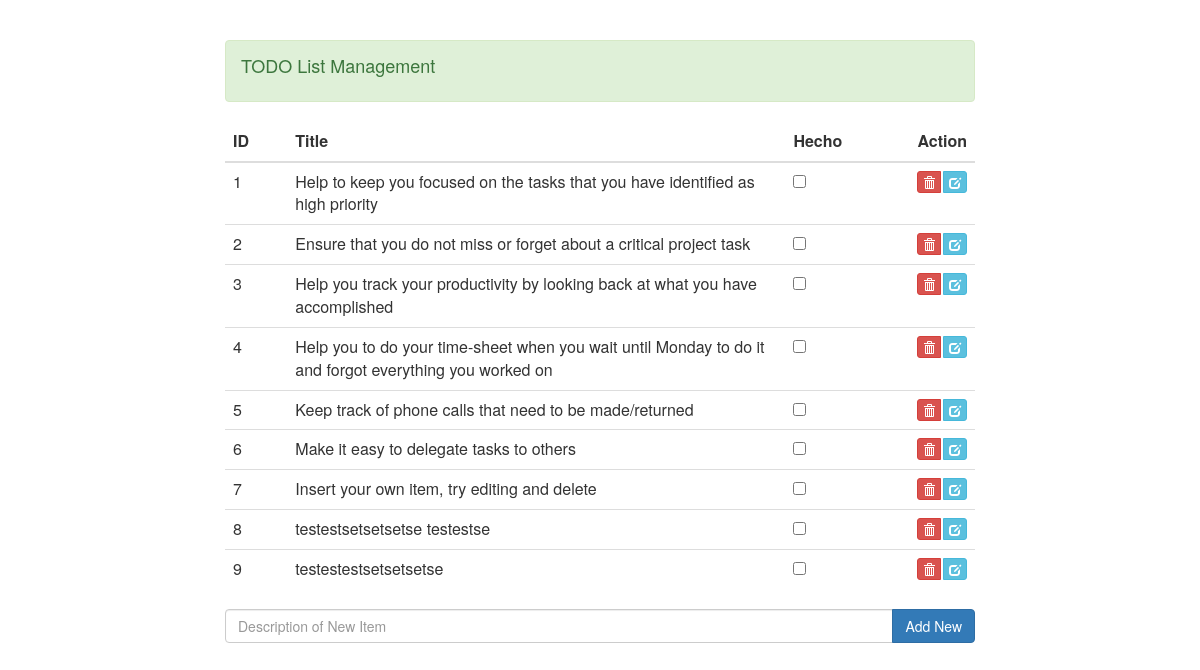
The page / on the database its author committed.
### tables this page shows
CREATE TABLE `todo` (
  `id` int(11) NOT NULL,
  `description` text NOT NULL,
  `status` tinyint(4) NOT NULL COMMENT '0 for not completed, 1 for completed, 2 for hidden',
  `date_time` datetime NOT NULL
);

### list.php (the view, shortened to what this page needs)
<?php
$host = 'localhost';
$username = 'root';
$password = '';
$database = 'dm';
$dbconfig = mysqli_connect($host,$username,$password,$database) or die("An Error occured while connecting to the database");
?>
<?php
$result=mysqli_query($dbconfig,"SELECT * FROM todo");
?>
<table class="table" id=todoListTable>
	<thead>
		<th class="col-md-1">ID</th>
		<th class="col-md-8">Title</th>
		<th class="col-md-1">Hecho</th>
		<th class="col-md-2"> <div class="pull-right">Action</div></th>
	</thead>
	<tbody>
		<?php $i=1;?>
		<?php while($res = mysqli_fetch_assoc($result)){?>
		<tr>
			<td class="col-md-1"><?=$i;$i++;?></td>
			<td class="col-md-8"><?=$res['description']?></td>
			<td class="col-md-1"><input type="checkbox" align='center'></td>
			<td class="col-md-2">
				<div class="btn-group pull-right">
				<a title="Delete" class="btn btn-danger btn-xs delete-button" id="delete_<?=$res['id']?>" onclick="DeleteItem(<?=$res['id']?>);"><span class='glyphicon glyphicon-trash'></span></a>
				<a style="margin-left: 2px" title="Edit" class="btn btn-info btn-xs edit-button" id="edit_<?=$res['id']?>" onclick="checks(<?=$res['id']?>,'<?=$res['description']?>');"><span class='glyphicon glyphicon-edit'></span></a>
				</div>
			</td>
		</tr>
		<?php }?>
	</tbody>
</table>

### index.php (shortened to what this page needs)
<html>
<head>
  <link rel="stylesheet" href="https://maxcdn.bootstrapcdn.com/bootstrap/3.3.6/css/bootstrap.min.css">
  <link rel="stylesheet" type="text/css" href="alertify/css/alertify.core.css">
  <link rel="stylesheet" type="text/css" href="alertify/css/alertify.default.css">
  <link rel="stylesheet" type="text/css" href="css/custom.css">
</head>
<body>
  <br><br>
  <div class="container" >
    <div class="row">
      <div class="col-md-8 col-md-offset-2">
        <div class="alert alert-success" role="alert">
           <h4>TODO List Management</h4>
        </div>
      </div>
    </div>
    <div class="row">
      <div id="list" class="col-md-8 col-md-offset-2">
        <?php include 'list.php' ?>
      </div>
    </div>
    <div class="row">
      <div class="col-md-8 col-md-offset-2">
        <div class="input-group">
          <input type="text" class="form-control" id="txtNewItem" placeholder="Description of New Item">
          <span class="input-group-btn">
            <button class="btn btn-primary" id="addButton" onclick="return validateForm();" type="button">Add New</button>
          </span>
        </div>
      </div>
    </div>
  </div>
  </body>
  </html>

### css/custom.css (style rules this page uses)
a > .glyphicon { margin-top: 3px!important; margin-bottom: 3px!important; }

### rows shown on the page
todo: description "Help to keep you focused on the tasks that you have identified as high priority"
todo: description "Ensure that you do not miss or forget about a critical project task"
todo: description "Help you track your productivity by looking back at what you have accomplished"
todo: description "Help you to do your time-sheet when you wait until Monday to do it and forgot everything you worked on"
todo: description "Keep track of phone calls that need to be made/returned"
todo: description "Make it easy to delegate tasks to others"
todo: description "Insert your own item, try editing and delete"
todo: description "testestsetsetsetse testestse"
todo: description "testestestsetsetsetse"
